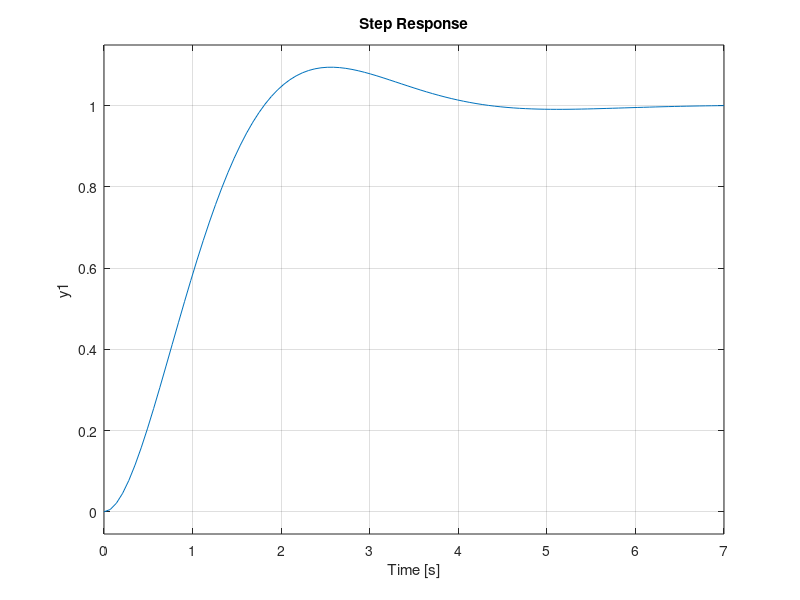

Reproduce this figure in MATLAB.
clear;close all;clc;
 
motore_fdt=tf(0.1,[10 1 0]);

k_d=1;
Ta1=5;

zita=0.6;
wn=4.6/(zita*Ta1);
a=-zita*wn;
b=wn*sqrt(1-zita^2);


A=[-0.1 0;1 0]; B=[0.01;0]; C=[0 1]; D=0;

motore_sys=ss(A,B,C,D);

lam_d1=a+1i*b;
lam_d2=lam_d1';
lam_d=[lam_d1 lam_d2];

K=-acker(A,B,lam_d);
motore_sys_cc=ss(A+B*K,B,C,D);
k_F=dcgain(motore_sys_cc);
k_w=k_d/k_F;

motore_sys_cc_ff=ss(A+B*K,B*k_w,C,D);
step(motore_sys_cc_ff);

%%% Osservatore
lam_o=a*10;
H=-acker(A',C',[lam_o lam_o])';


